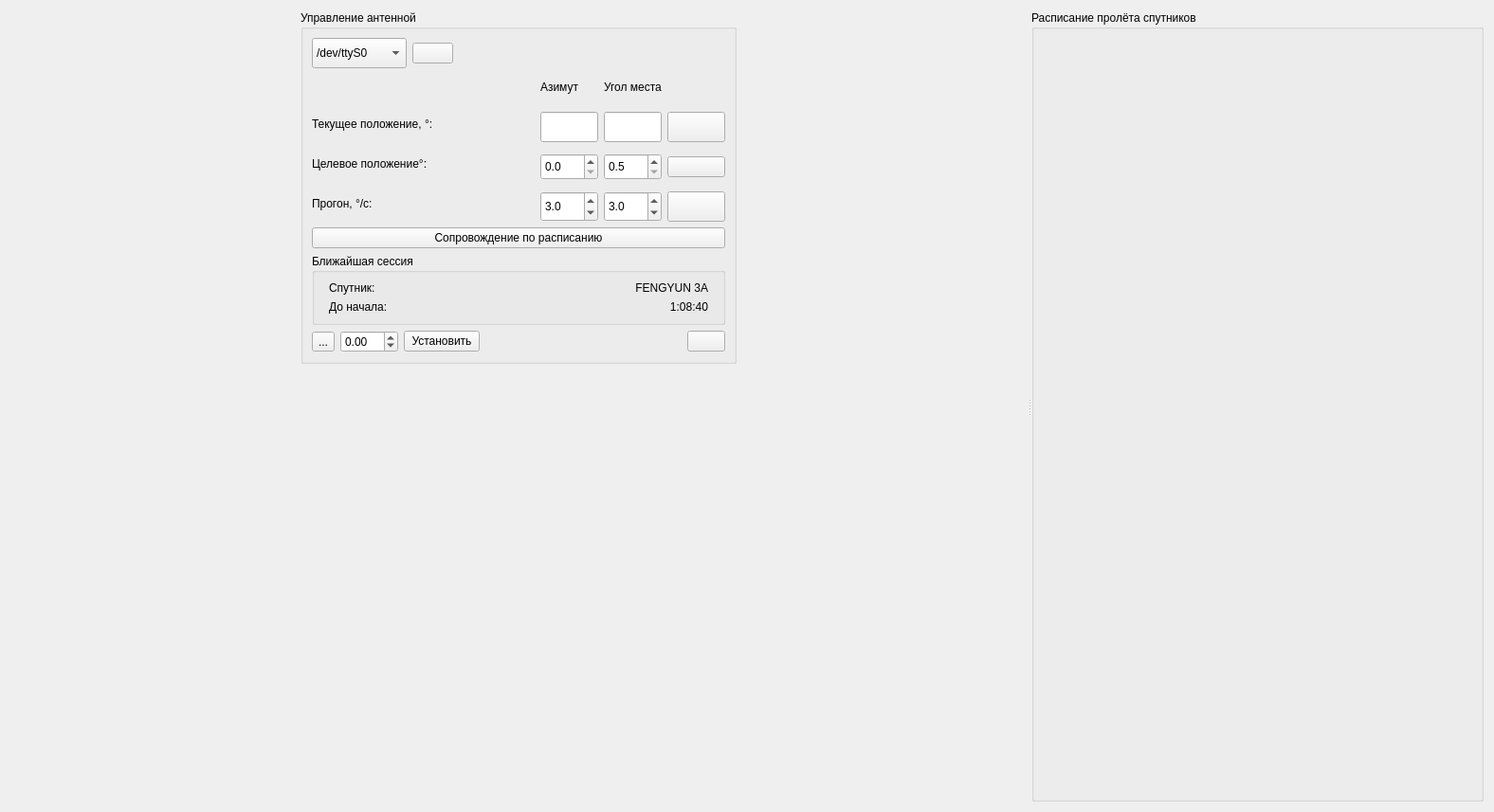
<?xml version="1.0" encoding="UTF-8"?>
<ui version="4.0">
 <class>AntCtrl</class>
 <widget class="QWidget" name="AntCtrl">
  <property name="geometry">
   <rect>
    <x>0</x>
    <y>0</y>
    <width>1576</width>
    <height>857</height>
   </rect>
  </property>
  <property name="sizePolicy">
   <sizepolicy hsizetype="Expanding" vsizetype="Expanding">
    <horstretch>0</horstretch>
    <verstretch>0</verstretch>
   </sizepolicy>
  </property>
  <property name="minimumSize">
   <size>
    <width>466</width>
    <height>381</height>
   </size>
  </property>
  <property name="maximumSize">
   <size>
    <width>16777215</width>
    <height>16777215</height>
   </size>
  </property>
  <property name="windowTitle">
   <string>Тест антенны</string>
  </property>
  <layout class="QGridLayout" name="gridLayout_8">
   <item row="0" column="0">
    <widget class="QSplitter" name="splitter">
     <property name="orientation">
      <enum>Qt::Horizontal</enum>
     </property>
     <widget class="QWidget" name="formLayoutWidget">
      <layout class="QGridLayout" name="gridLayout_7">
       <item row="1" column="0">
        <spacer name="vSpacer">
         <property name="orientation">
          <enum>Qt::Vertical</enum>
         </property>
         <property name="sizeHint" stdset="0">
          <size>
           <width>20</width>
           <height>498</height>
          </size>
         </property>
        </spacer>
       </item>
       <item row="0" column="0">
        <widget class="QGroupBox" name="groupBox">
         <property name="maximumSize">
          <size>
           <width>460</width>
           <height>450</height>
          </size>
         </property>
         <property name="title">
          <string>Управление антенной</string>
         </property>
         <layout class="QGridLayout" name="gridLayout_6">
          <item row="0" column="0" colspan="5">
           <layout class="QGridLayout" name="gridLayout_2">
            <item row="0" column="3">
             <spacer name="horizontalSpacer_2">
              <property name="orientation">
               <enum>Qt::Horizontal</enum>
              </property>
              <property name="sizeType">
               <enum>QSizePolicy::Minimum</enum>
              </property>
              <property name="sizeHint" stdset="0">
               <size>
                <width>238</width>
                <height>20</height>
               </size>
              </property>
             </spacer>
            </item>
            <item row="0" column="1">
             <widget class="QPushButton" name="powerButton">
              <property name="toolTip">
               <string>Питание</string>
              </property>
              <property name="text">
               <string/>
              </property>
              <property name="checkable">
               <bool>true</bool>
              </property>
             </widget>
            </item>
            <item row="0" column="0">
             <widget class="QComboBox" name="port">
              <property name="sizePolicy">
               <sizepolicy hsizetype="Maximum" vsizetype="Fixed">
                <horstretch>0</horstretch>
                <verstretch>0</verstretch>
               </sizepolicy>
              </property>
              <property name="minimumSize">
               <size>
                <width>0</width>
                <height>32</height>
               </size>
              </property>
              <property name="toolTip">
               <string>Порт подключения антенны</string>
              </property>
              <item>
               <property name="text">
                <string>/dev/ttyS0</string>
               </property>
              </item>
              <item>
               <property name="text">
                <string>/dev/ttyS1</string>
               </property>
              </item>
              <item>
               <property name="text">
                <string>/dev/ttyS2</string>
               </property>
              </item>
              <item>
               <property name="text">
                <string>/dev/ttyS3</string>
               </property>
              </item>
              <item>
               <property name="text">
                <string>/dev/ttyUSB0</string>
               </property>
              </item>
              <item>
               <property name="text">
                <string>/dev/ttyUSB1</string>
               </property>
              </item>
              <item>
               <property name="text">
                <string>/dev/ttyUSB2</string>
               </property>
              </item>
              <item>
               <property name="text">
                <string>/dev/ttyUSB3</string>
               </property>
              </item>
             </widget>
            </item>
            <item row="0" column="2">
             <widget class="QLabel" name="powerLabel">
              <property name="text">
               <string/>
              </property>
             </widget>
            </item>
           </layout>
          </item>
          <item row="2" column="0">
           <widget class="QToolButton" name="showCorr">
            <property name="text">
             <string>...</string>
            </property>
            <property name="checkable">
             <bool>true</bool>
            </property>
           </widget>
          </item>
          <item row="2" column="4">
           <widget class="QPushButton" name="showTableButton">
            <property name="sizePolicy">
             <sizepolicy hsizetype="Fixed" vsizetype="Fixed">
              <horstretch>0</horstretch>
              <verstretch>0</verstretch>
             </sizepolicy>
            </property>
            <property name="layoutDirection">
             <enum>Qt::RightToLeft</enum>
            </property>
            <property name="text">
             <string/>
            </property>
           </widget>
          </item>
          <item row="1" column="0" colspan="5">
           <layout class="QGridLayout" name="gridLayout_5">
            <item row="0" column="0">
             <layout class="QGridLayout" name="gridLayout_3">
              <item row="0" column="0">
               <layout class="QGridLayout" name="gridLayout">
                <item row="5" column="0" rowspan="2">
                 <widget class="QLabel" name="label_4">
                  <property name="minimumSize">
                   <size>
                    <width>0</width>
                    <height>32</height>
                   </size>
                  </property>
                  <property name="text">
                   <string>Прогон, °/с:</string>
                  </property>
                  <property name="alignment">
                   <set>Qt::AlignLeading|Qt::AlignLeft|Qt::AlignVCenter</set>
                  </property>
                 </widget>
                </item>
                <item row="6" column="1">
                 <spacer name="horizontalSpacer_4">
                  <property name="orientation">
                   <enum>Qt::Horizontal</enum>
                  </property>
                  <property name="sizeType">
                   <enum>QSizePolicy::Minimum</enum>
                  </property>
                  <property name="sizeHint" stdset="0">
                   <size>
                    <width>28</width>
                    <height>20</height>
                   </size>
                  </property>
                 </spacer>
                </item>
                <item row="6" column="2">
                 <widget class="QDoubleSpinBox" name="azStep">
                  <property name="minimumSize">
                   <size>
                    <width>0</width>
                    <height>28</height>
                   </size>
                  </property>
                  <property name="maximumSize">
                   <size>
                    <width>61</width>
                    <height>32</height>
                   </size>
                  </property>
                  <property name="toolTip">
                   <string>Скорость прогона по азимуту</string>
                  </property>
                  <property name="decimals">
                   <number>1</number>
                  </property>
                  <property name="minimum">
                   <double>1.000000000000000</double>
                  </property>
                  <property name="maximum">
                   <double>9.000000000000000</double>
                  </property>
                  <property name="singleStep">
                   <double>1.000000000000000</double>
                  </property>
                  <property name="value">
                   <double>3.000000000000000</double>
                  </property>
                 </widget>
                </item>
                <item row="6" column="3">
                 <widget class="QDoubleSpinBox" name="elStep">
                  <property name="minimumSize">
                   <size>
                    <width>0</width>
                    <height>28</height>
                   </size>
                  </property>
                  <property name="maximumSize">
                   <size>
                    <width>61</width>
                    <height>32</height>
                   </size>
                  </property>
                  <property name="toolTip">
                   <string>Скорость прогона по углу места</string>
                  </property>
                  <property name="decimals">
                   <number>1</number>
                  </property>
                  <property name="minimum">
                   <double>1.000000000000000</double>
                  </property>
                  <property name="maximum">
                   <double>10.000000000000000</double>
                  </property>
                  <property name="singleStep">
                   <double>1.000000000000000</double>
                  </property>
                  <property name="value">
                   <double>3.000000000000000</double>
                  </property>
                 </widget>
                </item>
                <item row="6" column="4">
                 <widget class="QPushButton" name="runBtn">
                  <property name="minimumSize">
                   <size>
                    <width>61</width>
                    <height>32</height>
                   </size>
                  </property>
                  <property name="maximumSize">
                   <size>
                    <width>61</width>
                    <height>32</height>
                   </size>
                  </property>
                  <property name="toolTip">
                   <string>Запуск прогона</string>
                  </property>
                  <property name="text">
                   <string/>
                  </property>
                  <property name="shortcut">
                   <string/>
                  </property>
                  <property name="checkable">
                   <bool>true</bool>
                  </property>
                 </widget>
                </item>
                <item row="2" column="4">
                 <widget class="QPushButton" name="currBtn">
                  <property name="minimumSize">
                   <size>
                    <width>61</width>
                    <height>32</height>
                   </size>
                  </property>
                  <property name="maximumSize">
                   <size>
                    <width>61</width>
                    <height>32</height>
                   </size>
                  </property>
                  <property name="toolTip">
                   <string>Обновить текущее положение</string>
                  </property>
                  <property name="text">
                   <string/>
                  </property>
                  <property name="shortcut">
                   <string/>
                  </property>
                 </widget>
                </item>
                <item row="4" column="4">
                 <widget class="QPushButton" name="setButton">
                  <property name="text">
                   <string/>
                  </property>
                  <property name="checkable">
                   <bool>true</bool>
                  </property>
                 </widget>
                </item>
                <item row="0" column="2">
                 <widget class="QLabel" name="TL_azimutCorrect_4">
                  <property name="sizePolicy">
                   <sizepolicy hsizetype="Preferred" vsizetype="Fixed">
                    <horstretch>0</horstretch>
                    <verstretch>0</verstretch>
                   </sizepolicy>
                  </property>
                  <property name="minimumSize">
                   <size>
                    <width>0</width>
                    <height>28</height>
                   </size>
                  </property>
                  <property name="maximumSize">
                   <size>
                    <width>57</width>
                    <height>28</height>
                   </size>
                  </property>
                  <property name="text">
                   <string>Азимут</string>
                  </property>
                  <property name="wordWrap">
                   <bool>false</bool>
                  </property>
                 </widget>
                </item>
                <item row="0" column="3">
                 <widget class="QLabel" name="TL_elevatCorrect_4">
                  <property name="sizePolicy">
                   <sizepolicy hsizetype="Maximum" vsizetype="Fixed">
                    <horstretch>0</horstretch>
                    <verstretch>0</verstretch>
                   </sizepolicy>
                  </property>
                  <property name="minimumSize">
                   <size>
                    <width>0</width>
                    <height>28</height>
                   </size>
                  </property>
                  <property name="text">
                   <string>Угол места</string>
                  </property>
                  <property name="wordWrap">
                   <bool>false</bool>
                  </property>
                 </widget>
                </item>
                <item row="1" column="0" rowspan="2" colspan="2">
                 <widget class="QLabel" name="label_2">
                  <property name="sizePolicy">
                   <sizepolicy hsizetype="Maximum" vsizetype="Preferred">
                    <horstretch>0</horstretch>
                    <verstretch>0</verstretch>
                   </sizepolicy>
                  </property>
                  <property name="minimumSize">
                   <size>
                    <width>0</width>
                    <height>32</height>
                   </size>
                  </property>
                  <property name="text">
                   <string>Текущее положение, °:</string>
                  </property>
                  <property name="alignment">
                   <set>Qt::AlignLeading|Qt::AlignLeft|Qt::AlignVCenter</set>
                  </property>
                 </widget>
                </item>
                <item row="1" column="2" rowspan="3">
                 <widget class="QLineEdit" name="azCur">
                  <property name="sizePolicy">
                   <sizepolicy hsizetype="Maximum" vsizetype="Fixed">
                    <horstretch>0</horstretch>
                    <verstretch>0</verstretch>
                   </sizepolicy>
                  </property>
                  <property name="minimumSize">
                   <size>
                    <width>0</width>
                    <height>28</height>
                   </size>
                  </property>
                  <property name="maximumSize">
                   <size>
                    <width>61</width>
                    <height>32</height>
                   </size>
                  </property>
                  <property name="toolTip">
                   <string>Текущий азимут</string>
                  </property>
                  <property name="readOnly">
                   <bool>true</bool>
                  </property>
                 </widget>
                </item>
                <item row="1" column="3" rowspan="3">
                 <widget class="QLineEdit" name="elCur">
                  <property name="sizePolicy">
                   <sizepolicy hsizetype="Maximum" vsizetype="Fixed">
                    <horstretch>0</horstretch>
                    <verstretch>0</verstretch>
                   </sizepolicy>
                  </property>
                  <property name="minimumSize">
                   <size>
                    <width>0</width>
                    <height>28</height>
                   </size>
                  </property>
                  <property name="maximumSize">
                   <size>
                    <width>61</width>
                    <height>32</height>
                   </size>
                  </property>
                  <property name="toolTip">
                   <string>Текущий угол места</string>
                  </property>
                  <property name="readOnly">
                   <bool>true</bool>
                  </property>
                 </widget>
                </item>
                <item row="2" column="1" rowspan="2">
                 <spacer name="horizontalSpacer">
                  <property name="orientation">
                   <enum>Qt::Horizontal</enum>
                  </property>
                  <property name="sizeType">
                   <enum>QSizePolicy::Minimum</enum>
                  </property>
                  <property name="sizeHint" stdset="0">
                   <size>
                    <width>28</width>
                    <height>20</height>
                   </size>
                  </property>
                 </spacer>
                </item>
                <item row="3" column="0" rowspan="2">
                 <widget class="QLabel" name="label_5">
                  <property name="minimumSize">
                   <size>
                    <width>0</width>
                    <height>32</height>
                   </size>
                  </property>
                  <property name="text">
                   <string>Целевое положение°:</string>
                  </property>
                  <property name="alignment">
                   <set>Qt::AlignLeading|Qt::AlignLeft|Qt::AlignVCenter</set>
                  </property>
                 </widget>
                </item>
                <item row="4" column="1">
                 <spacer name="horizontalSpacer_5">
                  <property name="orientation">
                   <enum>Qt::Horizontal</enum>
                  </property>
                  <property name="sizeType">
                   <enum>QSizePolicy::Minimum</enum>
                  </property>
                  <property name="sizeHint" stdset="0">
                   <size>
                    <width>28</width>
                    <height>20</height>
                   </size>
                  </property>
                 </spacer>
                </item>
                <item row="4" column="2">
                 <widget class="QDoubleSpinBox" name="azDest">
                  <property name="sizePolicy">
                   <sizepolicy hsizetype="Preferred" vsizetype="Fixed">
                    <horstretch>0</horstretch>
                    <verstretch>0</verstretch>
                   </sizepolicy>
                  </property>
                  <property name="minimumSize">
                   <size>
                    <width>0</width>
                    <height>28</height>
                   </size>
                  </property>
                  <property name="maximumSize">
                   <size>
                    <width>61</width>
                    <height>32</height>
                   </size>
                  </property>
                  <property name="toolTip">
                   <string>Наведение азимута</string>
                  </property>
                  <property name="decimals">
                   <number>1</number>
                  </property>
                  <property name="minimum">
                   <double>0.000000000000000</double>
                  </property>
                  <property name="maximum">
                   <double>360.000000000000000</double>
                  </property>
                 </widget>
                </item>
                <item row="4" column="3">
                 <widget class="QDoubleSpinBox" name="elDest">
                  <property name="sizePolicy">
                   <sizepolicy hsizetype="Preferred" vsizetype="Fixed">
                    <horstretch>0</horstretch>
                    <verstretch>0</verstretch>
                   </sizepolicy>
                  </property>
                  <property name="minimumSize">
                   <size>
                    <width>0</width>
                    <height>28</height>
                   </size>
                  </property>
                  <property name="maximumSize">
                   <size>
                    <width>61</width>
                    <height>32</height>
                   </size>
                  </property>
                  <property name="toolTip">
                   <string>Наведение угла места</string>
                  </property>
                  <property name="decimals">
                   <number>1</number>
                  </property>
                  <property name="minimum">
                   <double>0.500000000000000</double>
                  </property>
                  <property name="maximum">
                   <double>179.000000000000000</double>
                  </property>
                 </widget>
                </item>
               </layout>
              </item>
              <item row="1" column="0">
               <widget class="QPushButton" name="followButton">
                <property name="toolTip">
                 <string>Сопровождать спутник по расписанию</string>
                </property>
                <property name="text">
                 <string>Сопровождение по расписанию</string>
                </property>
                <property name="checkable">
                 <bool>true</bool>
                </property>
               </widget>
              </item>
             </layout>
            </item>
            <item row="1" column="0">
             <widget class="QGroupBox" name="sessionGbox">
              <property name="sizePolicy">
               <sizepolicy hsizetype="Minimum" vsizetype="Minimum">
                <horstretch>0</horstretch>
                <verstretch>0</verstretch>
               </sizepolicy>
              </property>
              <property name="title">
               <string>Ближайшая сессия</string>
              </property>
              <layout class="QVBoxLayout" name="iSessionVbox">
               <item>
                <layout class="QHBoxLayout" name="iRecvSatHbox">
                 <property name="leftMargin">
                  <number>6</number>
                 </property>
                 <property name="rightMargin">
                  <number>6</number>
                 </property>
                 <item>
                  <widget class="QLabel" name="iRecvSatTitleLbl">
                   <property name="text">
                    <string>Спутник:</string>
                   </property>
                  </widget>
                 </item>
                 <item>
                  <widget class="QLabel" name="recvSatLbl">
                   <property name="text">
                    <string>FENGYUN 3A</string>
                   </property>
                   <property name="alignment">
                    <set>Qt::AlignRight|Qt::AlignTrailing|Qt::AlignVCenter</set>
                   </property>
                  </widget>
                 </item>
                </layout>
               </item>
               <item>
                <layout class="QHBoxLayout" name="iSessionTimerHbox">
                 <property name="leftMargin">
                  <number>6</number>
                 </property>
                 <property name="rightMargin">
                  <number>6</number>
                 </property>
                 <item>
                  <widget class="QLabel" name="sessionTimerTitleLbl">
                   <property name="text">
                    <string>До начала:</string>
                   </property>
                  </widget>
                 </item>
                 <item>
                  <widget class="QLabel" name="sessionTimerLbl">
                   <property name="text">
                    <string>1:08:40</string>
                   </property>
                   <property name="alignment">
                    <set>Qt::AlignRight|Qt::AlignTrailing|Qt::AlignVCenter</set>
                   </property>
                  </widget>
                 </item>
                </layout>
               </item>
              </layout>
             </widget>
            </item>
           </layout>
          </item>
          <item row="2" column="3">
           <spacer name="horizontalSpacer_3">
            <property name="orientation">
             <enum>Qt::Horizontal</enum>
            </property>
            <property name="sizeHint" stdset="0">
             <size>
              <width>204</width>
              <height>20</height>
             </size>
            </property>
           </spacer>
          </item>
          <item row="2" column="2">
           <widget class="QPushButton" name="setCorrButton">
            <property name="toolTip">
             <string>Установить угол коррекции</string>
            </property>
            <property name="text">
             <string>Установить</string>
            </property>
           </widget>
          </item>
          <item row="2" column="1">
           <widget class="QDoubleSpinBox" name="corrSpinBox">
            <property name="toolTip">
             <string>Угол коррекции</string>
            </property>
            <property name="minimum">
             <double>-99.000000000000000</double>
            </property>
           </widget>
          </item>
         </layout>
        </widget>
       </item>
      </layout>
     </widget>
     <widget class="QWidget" name="horizontalLayoutWidget">
      <layout class="QHBoxLayout" name="horizontalLayout">
       <item>
        <widget class="QGroupBox" name="tableBox">
         <property name="title">
          <string>Расписание пролёта спутников</string>
         </property>
         <layout class="QGridLayout" name="gridLayout_4">
          <item row="0" column="0">
           <layout class="QVBoxLayout" name="tableLayout"/>
          </item>
         </layout>
        </widget>
       </item>
      </layout>
     </widget>
    </widget>
   </item>
  </layout>
 </widget>
 <resources/>
 <connections/>
</ui>
